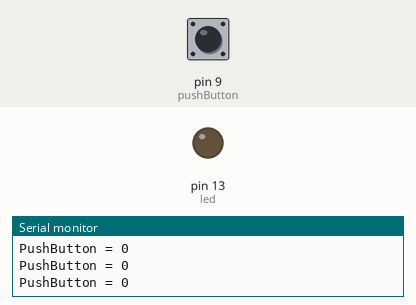
Recording of a sketch running on a simulated Arduino Uno, built with avr-gcc and run on an emulated ATmega328P. Shown: output pins drawn as LEDs (lit = HIGH), the last lines printed to the serial monitor. Inputs (shaded band) come from the test bench; at power-on: pin 9 (pushButton) LOW.

Above: at 1.2 s.
1.3 s: pin 9 (pushButton) pulled HIGH for 0.15 s
At 1.43 s:
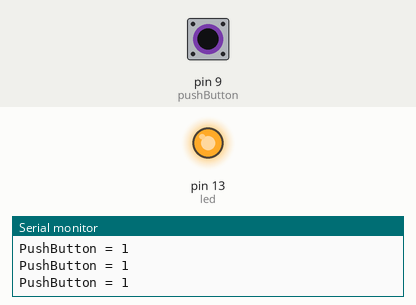
3.0 s: pin 9 (pushButton) pulled HIGH for 3.2 s
At 7.6 s:
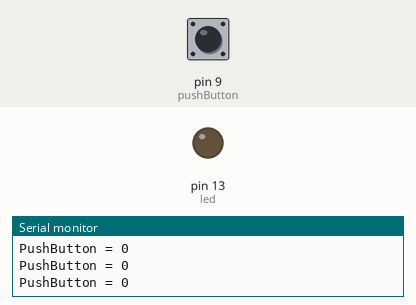
Timing chart, 0 to 9.1 s (numbered marks = the images above; inputs shaded):
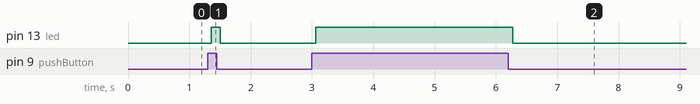

Measured:
- after the input at 1.3 s, pin 13 (led): LOW → HIGH after 0.06 s, → LOW 0.15 s later
- after the input at 3.0 s, pin 13 (led): LOW → HIGH after 0.06 s, → LOW 3.2 s later

The sketch:

0403_pushButtonWithLed.ino
```cpp
int pushButton = 9;
int led = 13; // pin Number
int buttonState = 0;

void setup() {
  Serial.begin(9600);
  pinMode(pushButton, INPUT);
  pinMode(led, OUTPUT);
}

void loop() {
  buttonState = digitalRead(pushButton);
  Serial.print("PushButton = ");
  Serial.println(buttonState);
  delay(50);

  if (buttonState == 1) {
    digitalWrite(led, HIGH);
  } else {
    digitalWrite(led, LOW);
  }
}
```
